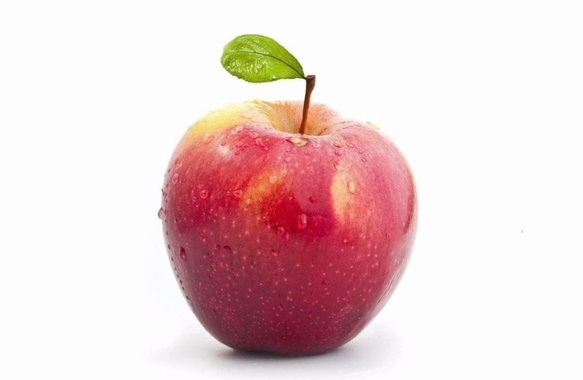
#> input picture T30_Algorithm/P0_Doc/img_data/apple-101.jpg, 583 x 380 px, shrunk from 1120 x 730 before the run
$ python imgHistogram_other.py
#> lines starting #> are read from the running program, lines starting #| are printed output that depends on the picture; long printed decimals are rounded
"""
以图搜图：图像直方图（Image Histogram）查找相似图像的原理与实现
测试环境：win10 | python 3.9.13 | OpenCV 4.4.0 | numpy 1.21.1
实验时间：2023-10-27
"""

# ---------------------------------------------------------------------------------------------------------------------
# 测试原图读取
# 为什么通过 cv2.imread(img_path) 加载的图像，显示出来之后，原图由红色变成了蓝色？
#
# 测试图像灰度
# 为什么使用了 cv2.cvtColor(img, cv2.COLOR_BGR2GRAY) ，但显示出来图像是彩色的？
# ---------------------------------------------------------------------------------------------------------------------

import cv2
import numpy as np
import matplotlib.pyplot as plt
from matplotlib.font_manager import FontProperties

def calcHist(img1, img2):
#> called with img1 = '../../P0_Doc/img_data/apple-101.jpg', img2 = '../../P0_Doc/img_data/apple-102.jpg'
    img1 = cv2.imread(img1)
#> img1 is the input picture: shape (380, 583, 3); mean B, G, R 210.4, 210.1, 234.1
    img2 = cv2.imread(img2)
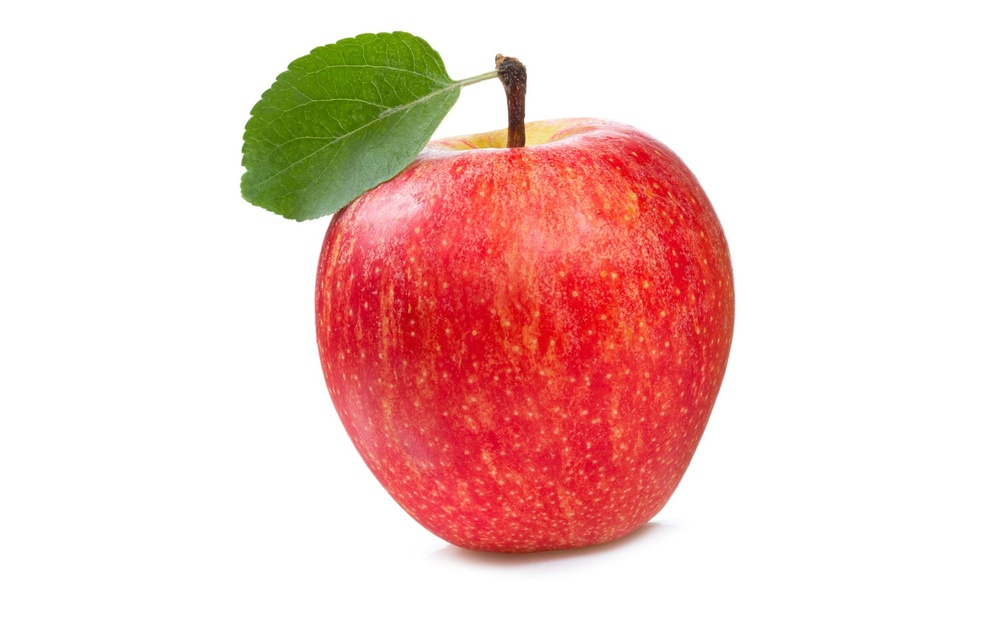
#> input picture T30_Algorithm/P0_Doc/img_data/apple-102.jpg, 1000 x 625 px, shrunk from 1920 x 1200 before the run
#> img2 is the input picture: shape (625, 1000, 3); mean B, G, R 201, 206, 240.7

    # 将图像转换为灰度图像
    img1_gray = cv2.cvtColor(img1, cv2.COLOR_BGR2GRAY)
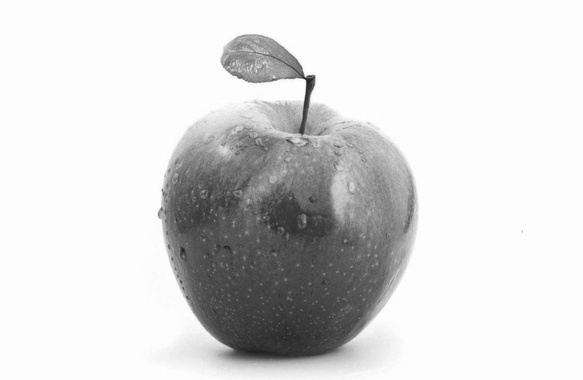
#> img1_gray: shape (380, 583); min 29, max 255, mean 217.3
    img2_gray = cv2.cvtColor(img2, cv2.COLOR_BGR2GRAY)
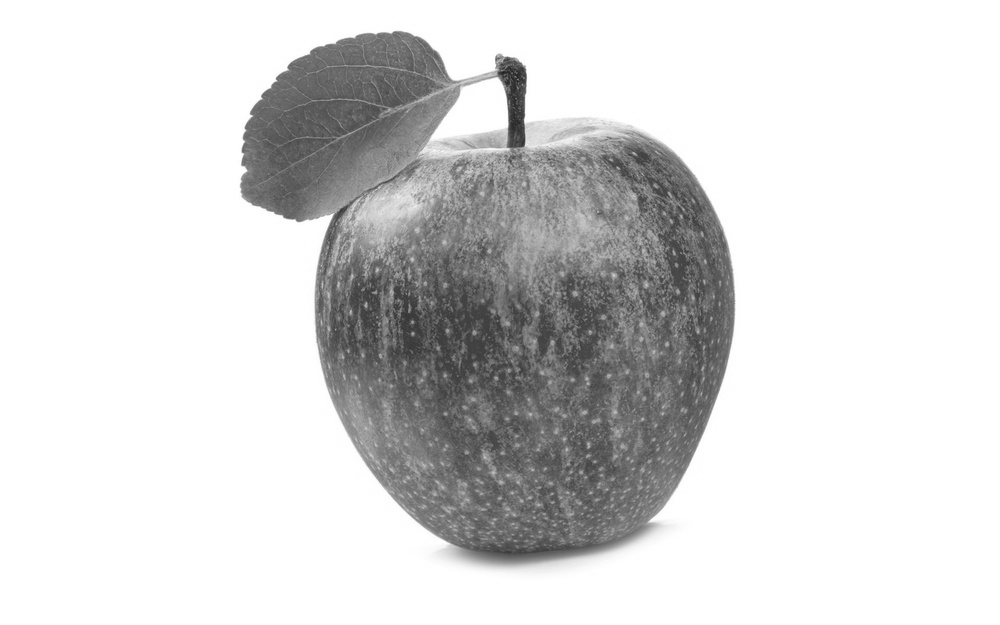
#> img2_gray: shape (625, 1000); min 31, max 255, mean 215.8

    """
    cv2.calcHist 函数用于计算图像的直方图。以下是它的主要参数和说明：
        images：要计算直方图的图像。它以方括号的形式传递，允许计算多个图像的直方图。例如，[img] 表示计算单个图像的直方图，[img1, img2] 表示计算两个图像的直方图。
        channels：指定要考虑的通道。这是一个通道索引列表，用于选择要计算直方图的通道。在OpenCV中，通常情况下，通道0对应于蓝色（B），通道1对应于绿色（G），通道2对应于红色（R）。如果要考虑所有通道，可以使用 [0, 1, 2]，而对于单通道，只会考虑图像的灰度信息，而不考虑颜色信息。使用 [0] 即可表示灰色通道，与 [1] 或 [2] 效果等同。
        mask：可选参数，用于指定一个掩码图像，以便只计算掩码中非零元素对应的像素值。如果不需要掩码，可以将其设置为 None。
        histSize：指定直方图的 bin 数量，即要计算的直方图的维度。它通常以方括号形式传递，例如 [256] 表示每个通道有 256 个 bin。
        ranges：指定像素值的范围。通常以方括号形式传递，例如 [0, 256] 表示像素值的范围从 0 到 255。对于彩色图像，通常设置为 [0, 256, 0, 256, 0, 256]，表示三个通道的范围。
    """
    img1_hist = cv2.calcHist([img1_gray], [0], None, [256], [0, 256])
#> img1_hist = 256 values, max 150024 at index 253, min 0 at index 0, mean 865.4
    img2_hist = cv2.calcHist([img2_gray], [0], None, [256], [0, 256])
#> img2_hist = 256 values, max 430882 at index 255, min 0 at index 0, mean 2441.4
    # 设置中文字体
    font = FontProperties(fname=font_path, size=14)
    # 绘制直方图
    plt.plot(img1_hist)
    plt.title('Histogram（直方图）', fontproperties=font)
    plt.xlabel('Pixel Value（像素值）', fontproperties=font)
    plt.ylabel('Frequency（频率）', fontproperties=font)
    plt.show()
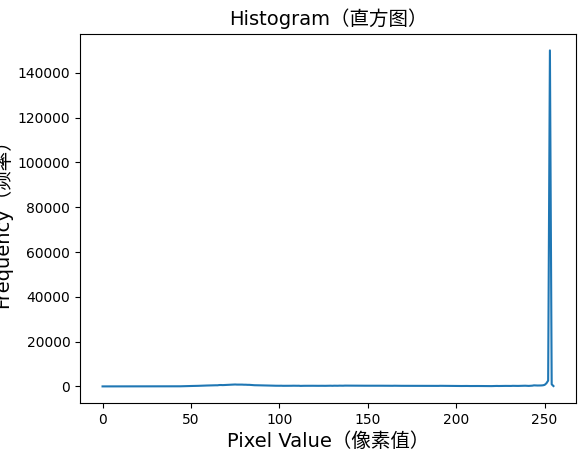
#> figure drawn by matplotlib, 1 panel; curve peaks at x = 253, y = 150024

    # 归一化直方图
    hist1 = cv2.normalize(img1_hist, img1_hist, 0, 1, cv2.NORM_MINMAX)
#> hist1 = 256 values, max 1 at index 253, min 0 at index 0, mean 0.00577
    hist2 = cv2.normalize(img2_hist, img2_hist, 0, 1, cv2.NORM_MINMAX)
#> hist2 = 256 values, max 1 at index 255, min 0 at index 0, mean 0.00567

    # 设置中文字体
    font = FontProperties(fname=font_path, size=14)
    # 绘制直方图
    plt.plot(hist1)
    plt.title('Histogram（直方图）', fontproperties=font)
    plt.xlabel('Pixel Value（像素值）', fontproperties=font)
    plt.ylabel('Frequency（频率）', fontproperties=font)
    plt.show()
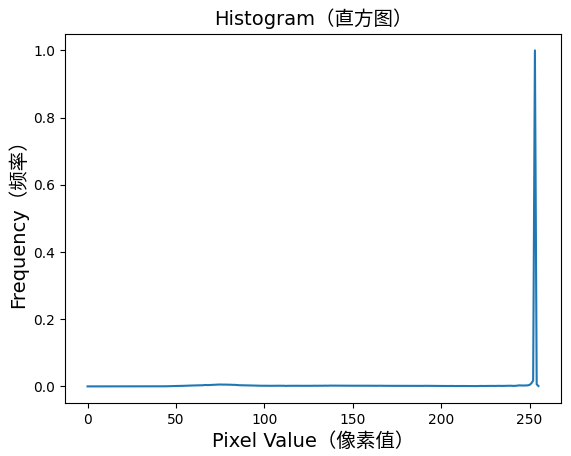
#> figure drawn by matplotlib, 1 panel; curve peaks at x = 253, y = 1

    # [15 lines of commented-out code are left out]
    distance = cv2.compareHist(hist1, hist2, cv2.HISTCMP_BHATTACHARYYA)
#> distance = 0.807
    return distance

# 目标图像素材库文件夹路径
database_dir = '../../P0_Doc/'
# 文件路径
img1_path = database_dir + 'img_data/apple-101.jpg'
img2_path = database_dir + 'img_data/apple-102.jpg'
# 字体路径
font_path = database_dir + 'fonts/chinese_cht.ttf'

degree = calcHist(img1_path, img2_path)
#> degree = 0.807
print(degree)
#| 0.8075
